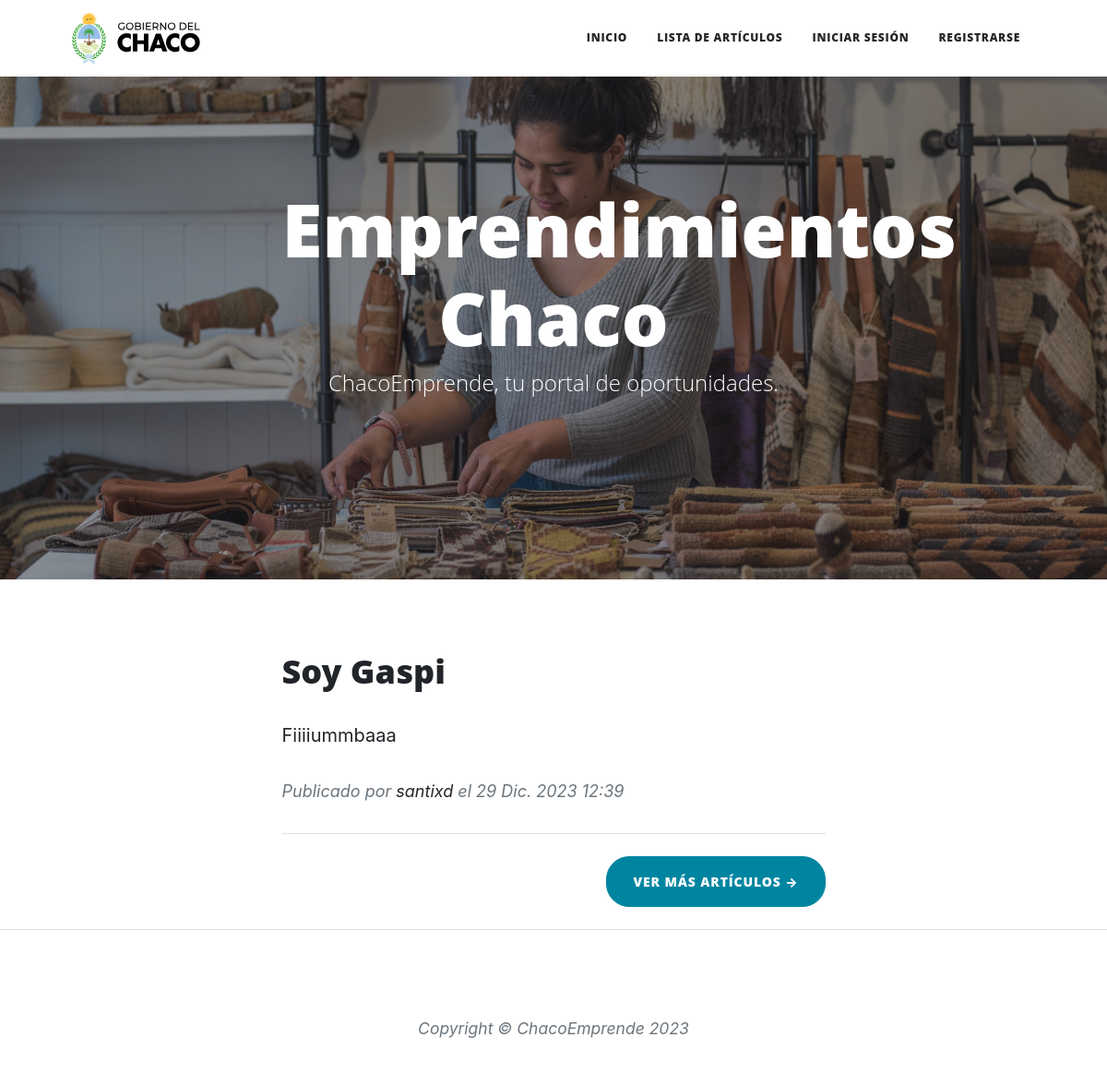
Before: / with the older database file.
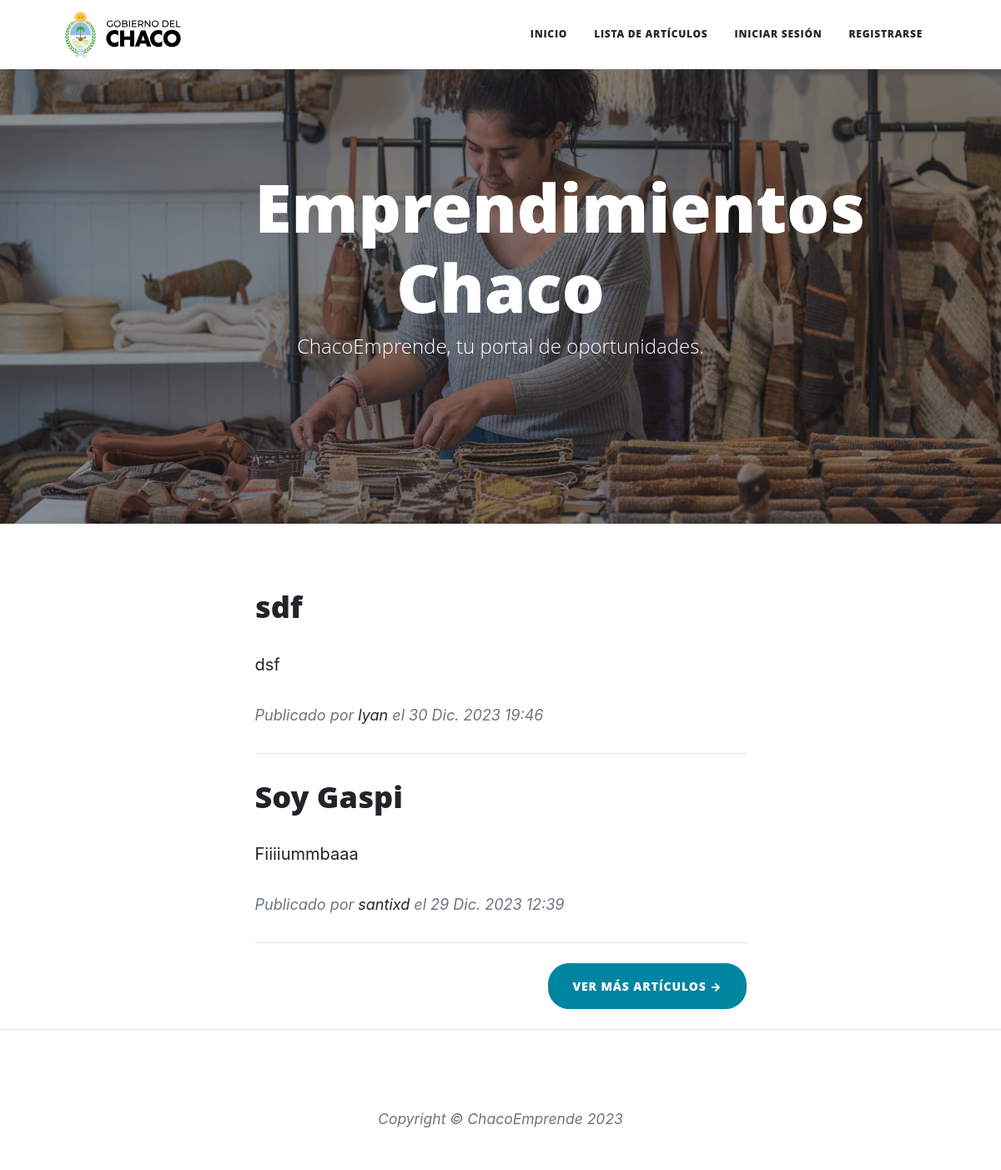
After: the same page with the newer database file.
### apps/articulos/models.py (models this page shows, shortened)
class Articulo(models.Model):
    CATEGORIAS_CHOICES = [
        ('tecnologia', 'Tecnología'),
        ('gastronomia', 'Gastronomía'),
        ('artesanias', 'Artesanías'),
        ('entretenimiento', 'Entretenimiento'),
        ('salud', 'Salud y bienestar'),
    ]
    categoria = models.CharField(max_length=20, choices=CATEGORIAS_CHOICES, blank=True, null=True)
    titulo = models.CharField(max_length=255)
    contenido = models.TextField()
    imagen = models.ImageField(upload_to='articulos_imagenes/', blank=True, null=True)
    autor = models.ForeignKey(User, on_delete=models.CASCADE)
    fecha_creacion = models.DateTimeField(auto_now_add=True)

### Informatorio_ProyectoFinal/views.py (the view)
# urls.py: path('', views.Home, name ='inicio'),
def Home(request):
    ultimos_posteos = Articulo.objects.order_by('-fecha_creacion')[:3]  # Obtener los últimos 4 posteos
    context = {'ultimos_posteos': ultimos_posteos}
    return render(request, 'home.html', context)

### templates/home.html (shortened to what this page needs)
{% extends 'post.html' %}
{%load static%}
{% block contenido %}
<header class="masthead" style="background-image: url('static/assets/img/home-bg.jpg')">
    <div class="container position-relative px-4 px-lg-5">
        <div class="row gx-4 gx-lg-5 justify-content-center">
            <div class="col-md-10 col-lg-8 col-xl-7">
                <div class="site-heading">
                    <h1>Emprendimientos Chaco</h1>
                    <span class="subheading">ChacoEmprende, tu portal de oportunidades.</span>
                </div>
            </div>
        </div>
    </div>
</header>
<div class="container px-4 px-lg-5">
    <div class="row gx-4 gx-lg-5 justify-content-center">
        <div class="col-md-10 col-lg-8 col-xl-7">
            {% for articulo in ultimos_posteos %}
            <div class="post-preview">
                <a href="{% url 'articulos:detalle_articulo' articulo.id %}">
                    <h2 class="post-title">{{ articulo.titulo }}</h2>
                    <p>{{ articulo.contenido |truncatewords:30 }}</p>
                </a>
                <p class="post-meta">
                    Publicado por <a href="#!">{{ articulo.autor.username }}</a> el {{ articulo.fecha_creacion }}
                </p>
            </div>
            <hr class="my-4" />
            {% endfor %}
            <div class="d-flex justify-content-end mb-4">
                <a class="btn btn-primary text-uppercase" style="border-radius: 25px;"
                    href="{% url 'articulos:lista_articulos' %}">
                    Ver más artículos →
                </a>
            </div>
        </div>
    </div>
</div>
<footer class="border-top">
    <div class="container px-4 px-lg-5">
        <div class="row gx-4 gx-lg-5 justify-content-center">
            <div class="col-md-10 col-lg-8 col-xl-7">
                <ul class="list-inline text-center">
                </ul>
                <div class="small text-center text-muted fst-italic">Copyright &copy; ChacoEmprende 2023</div>
            </div>
        </div>
    </div>
</footer>
</body>
{% endblock contenido %}

### templates/post.html (shortened to what this page needs)
{%load static%}
<!DOCTYPE html>
<html lang="en">
<head>
        <link href="{%static 'css/styles.css' %}" rel="stylesheet" />
</head>
<body>
        <nav class="navbar navbar-expand-lg navbar-light" id="mainNav">
                <div class="container px-4 px-lg-5">
                        <a class="navbar-brand" href="{%url 'inicio' %}"><img src="{% static 'assets/img/logo.svg' %}"
                                        alt="LOGO"></a>
                        <div class="collapse navbar-collapse" id="navbarResponsive">
                                <ul class="navbar-nav ms-auto py-4 py-lg-0">
                                        <li class="nav-item"><a class="nav-link px-lg-3 py-3 py-lg-4"
                                                        style="color: #292626;" href="{%url 'inicio' %}">Inicio</a></li>
                                        <li class="nav-item">
                                                <a class="nav-link px-lg-3 py-3 py-lg-4" style="color: #292626;"
                                                        href="{% url 'articulos:lista_articulos' %}">Lista de
                                                        Artículos</a>
                                        </li>
                                        {% if user.is_authenticated %}
                                        <li class="nav-item">
                                                <a class="nav-link px-lg-3 py-3 py-lg-4" style="color: #292626;">
                                                        Bienvenido {{ user.username }}
                                                </a>
                                        </li>
                                        <li class="nav-item">
                                                <form action="{% url 'logout' %}" method="post" id="logout-form"
                                                        style="display: none;">
                                                        {% csrf_token %}
                                                </form>
                                                <a id="logout-link" class="nav-link px-lg-3 py-3 py-lg-4"
                                                        style="color: #292626; cursor: pointer;"
                                                        onclick="document.getElementById('logout-form').submit();">
                                                        Cerrar sesión
                                                </a>
                                        </li>
                                        {% else %}
                                        <li class="nav-item">
                                                <a class="nav-link px-lg-3 py-3 py-lg-4" style="color: #292626;"
                                                        href="{% url 'login' %}">Iniciar sesión</a>
                                        </li>
                                        <li class="nav-item">
                                                <a class="nav-link px-lg-3 py-3 py-lg-4" style="color: #292626;"
                                                        href="{% url 'usuarios:registro_usuario' %}">Registrarse</a>
                                        </li>
                                        {% endif %}
                                </ul>
                        </div>
                </div>
        </nav>
        {% block contenido %}
        {% endblock contenido %}
</body>
</html>

Changed rows visible on the page:
added Articulo: titulo "sdf", contenido "dsf", autor.username "lyan", fecha_creacion "30 Dic. 2023 19:46"
